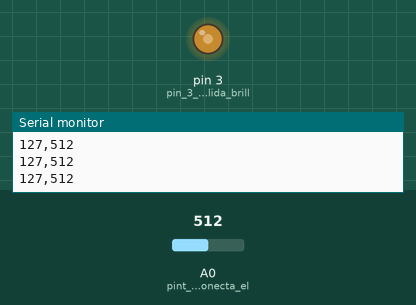
Recording of a sketch running on a simulated Arduino Uno, built with avr-gcc and run on an emulated ATmega328P. Parts: output pins drawn as LEDs (lit = HIGH), the last lines printed to the serial monitor. The test bench sets the inputs (shaded band); at power-on: A0 (pint_donde_se_conecta_el) = 512.

Above: at 1.2 s.
1.3 s: A0 (pint_donde_se_conecta_el) set to 716
At 2.5 s:
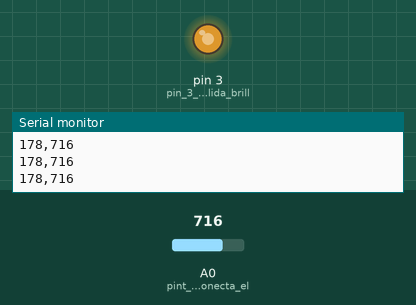
2.8 s: A0 (pint_donde_se_conecta_el) set to 985
At 3.8 s:
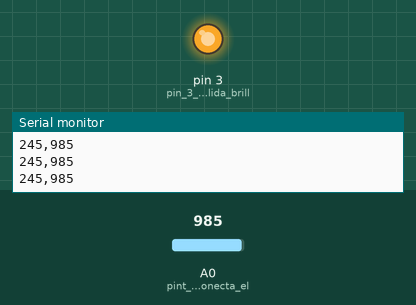
4.3 s: A0 (pint_donde_se_conecta_el) set to 1015
At 4.8 s:
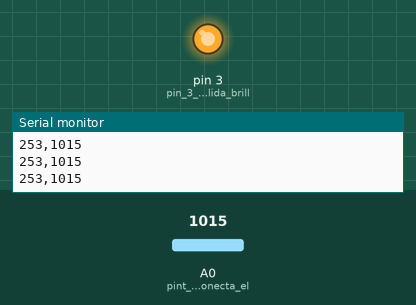
5.8 s: A0 (pint_donde_se_conecta_el) set to 122
At 7.0 s:
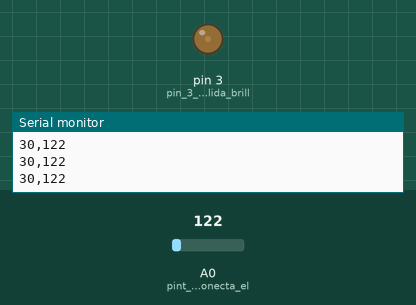
7.3 s: A0 (pint_donde_se_conecta_el) set to 0
At 8.2 s:
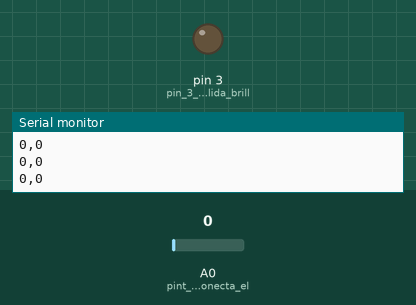
8.8 s: A0 (pint_donde_se_conecta_el) set to 511
At 9.4 s:
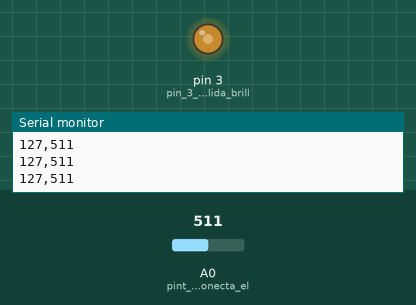
Timing chart, 0 to 11.3 s (numbered marks = the images above; inputs shaded):
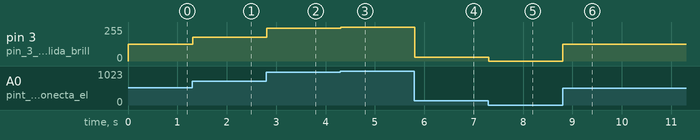

Measured:
- after the input at 1.3 s, pin 3 (pin_3_pwm_de_salida_brill): 127/255 → 178/255 at once
- after the input at 2.8 s, pin 3 (pin_3_pwm_de_salida_brill): 178/255 → 245/255 at once
- after the input at 4.3 s, pin 3 (pin_3_pwm_de_salida_brill): 245/255 → 253/255 at once
- after the input at 5.8 s, pin 3 (pin_3_pwm_de_salida_brill): 253/255 → 30/255 at once
- after the input at 7.3 s, pin 3 (pin_3_pwm_de_salida_brill): 30/255 → 0/255 at once
- after the input at 8.8 s, pin 3 (pin_3_pwm_de_salida_brill): 0/255 → 127/255 at once

The sketch:

analog.ino
```cpp
/*
Lectura analoga en los puertos A0- A5 Arduino Uno

Conecciones:
1- Sensor Analogo pin A0


Creado Octubre 2014
por
Julio Aguirre
Para
MakerColombia

Este ejemplo es de dominio publico
 */


void setup() {
  pinMode(A0,INPUT);  // pint donde se conecta el sensor
  pinMode(3,OUTPUT); // pin 3 pwm de salida brillo led
  Serial.begin(9600);// inicializamos puerto serial
}

void loop() {
  analogWrite(3,map(analogRead(A0),0,1023,0,255));
  Serial.print(map(analogRead(A0),0,1023,0,255));
  Serial.print(",");
  Serial.println(analogRead(A0));//leemos ad e imprimimos su valor por serial
}
```
